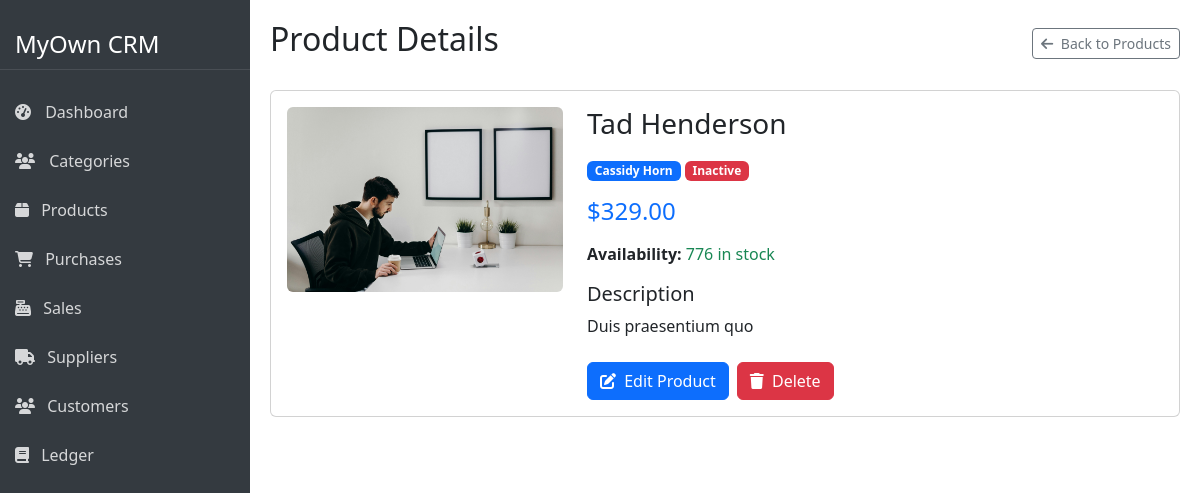
The app's page /products/view_product.php?id=1 with its own data.
### tables this page shows
CREATE TABLE `products` (
  `id` int(11) NOT NULL,
  `category_id` int(11) NOT NULL,
  `name` varchar(255) NOT NULL,
  `description` text DEFAULT NULL,
  `price` decimal(10,2) NOT NULL,
  `quantity` int(11) NOT NULL DEFAULT 0,
  `image` varchar(255) DEFAULT NULL,
  `status` tinyint(1) NOT NULL DEFAULT 1,
  `created_at` timestamp NOT NULL DEFAULT current_timestamp()
);

CREATE TABLE `categories` (
  `id` int(11) NOT NULL,
  `name` varchar(255) NOT NULL,
  `description` text DEFAULT NULL,
  `status` tinyint(1) NOT NULL DEFAULT 1,
  `created_at` timestamp NOT NULL DEFAULT current_timestamp()
);

### database/database.php (called while the page is built, shortened)
<?php
class Database {
    protected $host = 'localhost';
    protected $user = 'root';
    protected $password = '';
    protected $dbname = 'oop-project';
    public $con = null;
    public function __construct(){
        if($this->con == null){
            $this->con = mysqli_connect($this->host,$this->user,$this->password,$this->dbname);
        }
    }
}
?>

### products/product.class.php (called while the page is built, shortened)
<?php
require_once ROOT_PATH . 'database/database.php';
class Product extends Database {
    private $table = 'products';
    public function getById($id) {
        $id = (int)$id;
        $sql = "SELECT p.*, c.name as category_name
               FROM {$this->table} p
               LEFT JOIN categories c ON p.category_id = c.id
               WHERE p.id = {$id}";
        $result = $this->con->query($sql);
        if ($result->num_rows > 0) {
            return $result->fetch_assoc();
        } else {
            return false;
        }
    }
}
?>

### products/view_product.php (the view, shortened to what this page needs)
<?php
require_once ROOT_PATH . 'products/product.class.php';
$id = (int)$_GET['id'];
$productObj = new Product();
$product = $productObj->getById($id);
require ROOT_PATH . 'includes/header.php';
?>
<div class="d-flex">
    <?php
    require ROOT_PATH . 'includes/sidebar.php';
    ?>
    <div class="main-content">
        <div class="d-flex justify-content-between align-items-center mb-4">
            <h2>Product Details</h2>
            <a href="products.php" class="btn btn-outline-secondary btn-sm">
                <i class="fas fa-arrow-left me-1"></i> Back to Products
            </a>
        </div>
        <div class="card mb-4">
            <div class="card-body">
                <div class="row">
                    <div class="col-md-4 mb-4 mb-md-0">
                        <div class="text-center">
                            <?php if (!empty($product['image']) && file_exists(ROOT_PATH . 'uploads/products/' . $product['image'])): ?>
                                <img src="<?php echo ROOT_URL; ?>uploads/products/<?php echo $product['image']; ?>"
                                     alt="<?php echo htmlspecialchars($product['name']); ?>"
                                     class="img-fluid rounded" style="max-height: 300px;">
                            <?php else: ?>
                                <img src="https://via.placeholder.com/300" alt="No Image" class="img-fluid rounded">
                            <?php endif; ?>
                        </div>
                    </div>
                    <div class="col-md-8">
                        <h3 class="mb-3"><?php echo htmlspecialchars($product['name']); ?></h3>
                        <div class="mb-3">
                            <span class="badge bg-primary"><?php echo htmlspecialchars($product['category_name']); ?></span>
                            <?php if ($product['status'] == 1): ?>
                                <span class="badge bg-success">Active</span>
                            <?php else: ?>
                                <span class="badge bg-danger">Inactive</span>
                            <?php endif; ?>
                        </div>
                        <div class="mb-3">
                            <h4 class="text-primary">$<?php echo number_format($product['price'], 2); ?></h4>
                        </div>
                        <div class="mb-3">
                            <p><strong>Availability:</strong>
                                <?php if ($product['quantity'] > 0): ?>
                                    <span class="text-success"><?php echo $product['quantity']; ?> in stock</span>
                                <?php else: ?>
                                    <span class="text-danger">Out of stock</span>
                                <?php endif; ?>
                            </p>
                        </div>
                        <div class="mb-4">
                            <h5>Description</h5>
                            <p><?php echo nl2br(htmlspecialchars($product['description'])); ?></p>
                        </div>
                        <div class="d-flex gap-2">
                            <a href="update_product.php?id=<?php echo $product['id']; ?>" class="btn btn-primary">
                                <i class="fas fa-edit me-1"></i> Edit Product
                            </a>
                            <a href="products.php?delete=<?php echo $product['id']; ?>"
                               class="btn btn-danger"
                               onclick="return confirm('Are you sure you want to delete this product?')">
                                <i class="fas fa-trash me-1"></i> Delete
                            </a>
                        </div>
                    </div>
                </div>
            </div>
        </div>
    </div>
</div>
<?php
require ROOT_PATH . 'includes/footer.php';
?>

### includes/header.php (style rules this page uses)
body { overflow-x: hidden; }
.main-content { margin-left: 250px; width: 100%; padding: 20px; transition: all 0.3s; }

### records on screen
products: image (picture), name "Tad Henderson", category.name "Cassidy Horn", price "329.00", quantity "776", description "Duis praesentium quo"
